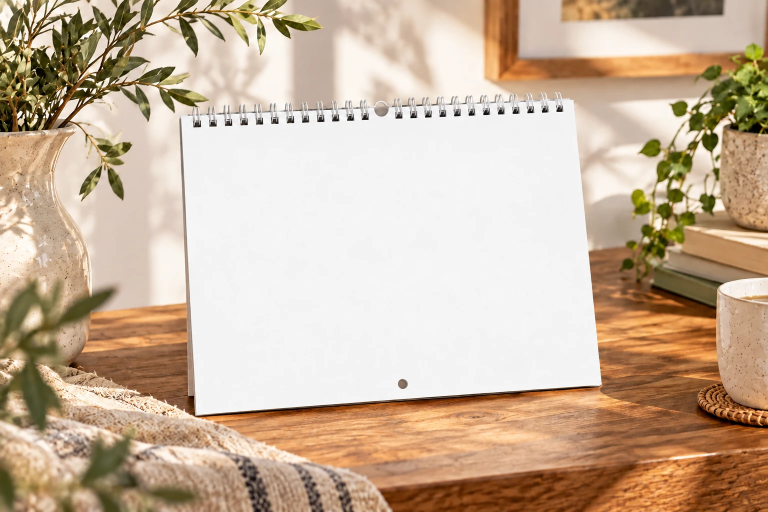
#> input picture data/mockups/desk_page.webp, 1536 x 1024 px (shown at 1/2 size)
$ python -i swatch.py   (imports and definitions only)
#> lines starting #> are read from the running program, lines starting #| are printed output that depends on the picture
"""Dải màu + texture rút từ ảnh neo, dùng làm ảnh tham chiếu cho cover và 12 tháng.

Đính nguyên ảnh neo thì model chép luôn bố cục của nó (cùng góc máy, cùng khung cảnh) dù prompt
có dặn đừng. Ảnh swatch chỉ giữ thứ cần đồng bộ giữa các tháng: màu theo đúng tỉ lệ (dải trên)
và chất liệu/nét vẽ (các mảnh cắt nhỏ ở dưới), không còn bố cục nào để bắt chước.
"""
from __future__ import annotations

from pathlib import Path

import numpy as np
from PIL import Image

SIZE = (1536, 1024)
BANDS_H = 620       # phần dải màu phía trên
PATCHES = 4         # số mảnh texture phía dưới


def make_swatch(anchor: Path, out: Path) -> Path:
#> called with anchor = '../../data/mockups/desk_page.webp', out = 'out.png'
    with Image.open(anchor) as im:
#> im is the input picture: PIL image 1536x1024 RGB; mean R, G, B 201.9, 179.8, 157.1
        src = im.convert("RGB")
    W, H = SIZE
    sheet = Image.new("RGB", SIZE, (255, 255, 255))
#> sheet: PIL image 1536x1024 RGB; every value is 255

    # 1) Dải màu: 8 màu chủ đạo, bề ngang mỗi dải tỉ lệ với diện tích màu đó trong ảnh neo.
    small = src.resize((160, 107))
    quant = small.quantize(colors=8, method=Image.Quantize.MEDIANCUT)
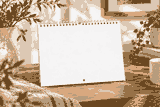
#> quant: PIL image 160x107 P; mean R, G, B 202.3, 181, 159.3
    pal = quant.getpalette()
#> pal = [246, 245, 245, 244, 243, 243, 239, 228, 215, 220, 200, 180, 216, 168, 127, 183, 156, 125, 151, 113, 71, 106, 71, 33]
    counts = sorted(quant.getcolors(), reverse=True)
#> counts = [(2841, 0), (2592, 1), (2364, 3), (2225, 6), (2011, 7), (1968, 5), (1875, 4), (1244, 2)]
    total = sum(c for c, _ in counts)
#> total = 17120
    x = 0
    for i, (count, idx) in enumerate(counts):
        w = W - x if i == len(counts) - 1 else round(W * count / total)
        sheet.paste(tuple(pal[idx * 3: idx * 3 + 3]), (x, 0, x + w, BANDS_H))
        x += w
#> this loop made 8 passes
#> (count, idx, w, x) on passes 1 to 8: (2841, 0, 255, 255), (2592, 1, 233, 488), (2364, 3, 212, 700), (2225, 6, 200, 900), (2011, 7, 180, 1080), (1968, 5, 177, 1257), (1875, 4, 168, 1425), (1244, 2, 111, 1536)
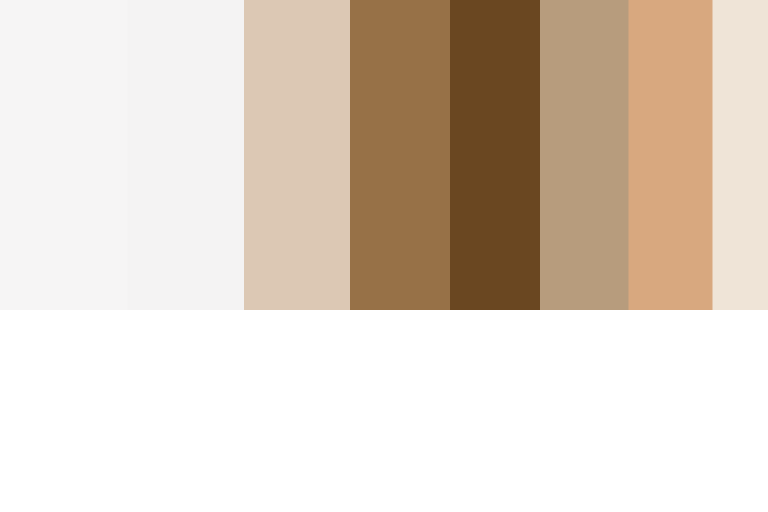
#> sheet: PIL image 1536x1024 RGB (shown at 1/2 size); mean R, G, B 223.1, 210.2, 197.1
#> after the loop, x = 1536

    # 2) Mảnh texture: cắt ô rất nhỏ (~4,5% bề ngang) rồi phóng lên, để thấy nét vẽ / hạt ảnh mà không
    #    nhận ra được vật hay cảnh nào. Chọn những ô NHIỀU CHI TIẾT nhất (vị trí cố định hay rơi vào
    #    vùng trời trơn, khi đó swatch không truyền được chất liệu - vd giấy cắt ra thành tranh phẳng).
    gap = 16
    pw = (W - gap * (PATCHES + 1)) // PATCHES
    ph = H - BANDS_H - 2 * gap
    side = max(24, int(src.width * .045))
#> side = 69
    side_h = max(24, side * ph // pw)
#> side_h = 70
    for i, (x0, y0) in enumerate(_detail_spots(src, side, side_h, PATCHES)):
#> in _detail_spots, `gray = np.asarray(src.convert("L"), dtype=np.float32)`:
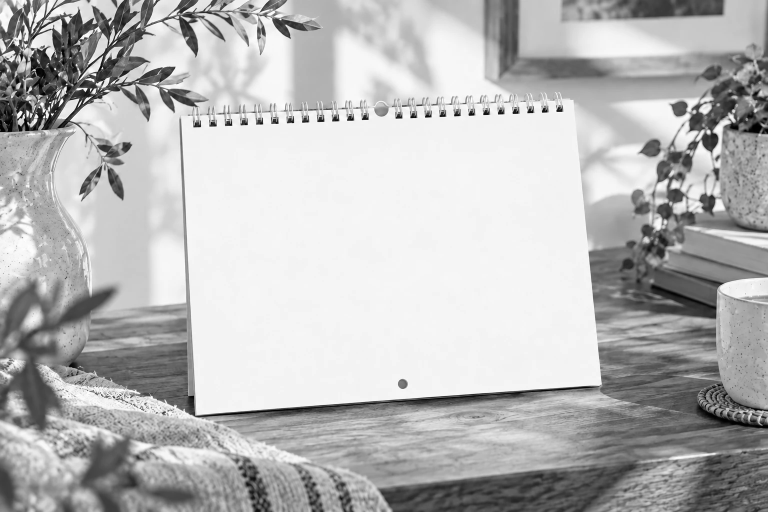
#> gray: shape (1024, 1536) float32 (shown at 1/2 size); min 0, max 255, mean 183.8
#> in _detail_spots, `edges = np.abs(np.diff(gray, axis=0))[:, :-1] + np.abs(np.diff(gray, a..`:
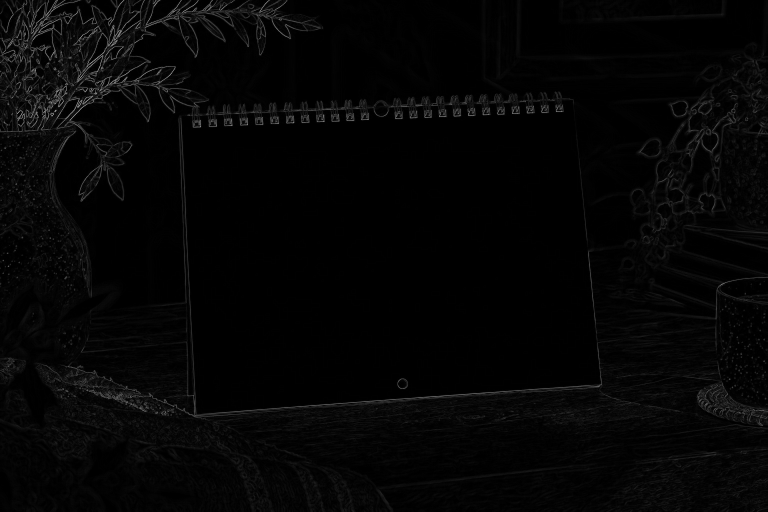
#> edges: shape (1023, 1535) float32 (shown at 1/2 size); min 0, max 352, mean 7.4; drawn with min black and max white
#> in _detail_spots, `H, W = edges.shape`: H = 1023; W = 1535
#> in _detail_spots, `step_x, step_y = max(1, w // 2), max(1, h // 2)`: step_x = 34; step_y = 35
        crop = src.crop((x0, y0, x0 + side, y0 + side_h))
        sheet.paste(crop.resize((pw, ph), Image.LANCZOS), (gap + i * (pw + gap), BANDS_H + gap))
#> this loop made 4 passes
#> pass 1, in make_swatch, `crop = src.crop((x0, y0, x0 + side, y0 + side_h))`:
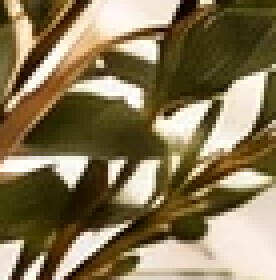
#> crop: PIL image 69x70 RGB (shown 4 times larger); mean R, G, B 134.3, 118.9, 86.2
#> after the loop:
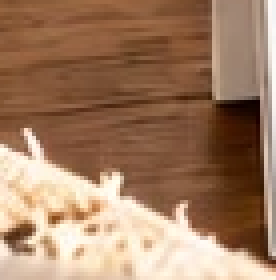
#> crop: PIL image 69x70 RGB (shown 4 times larger); mean R, G, B 160.8, 125, 98.3
#> after the loop:
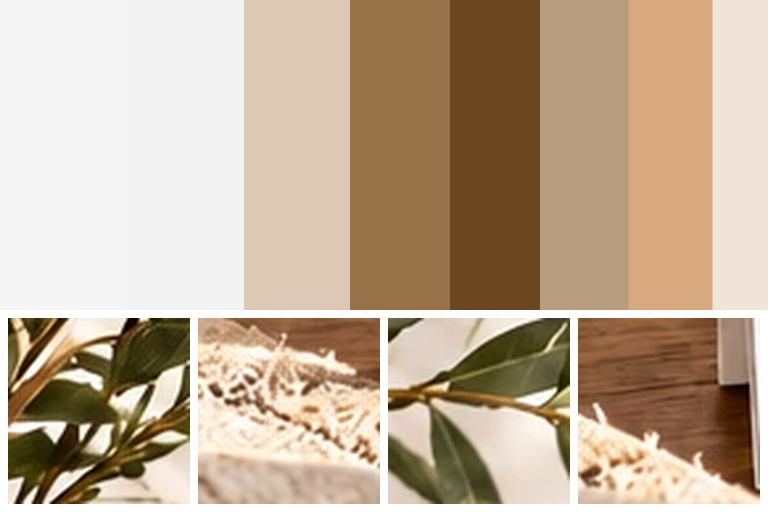
#> sheet: PIL image 1536x1024 RGB (shown at 1/2 size); mean R, G, B 192.6, 171.9, 149.1

#> (the run stopped early here; a loop or call above may not have finished)

$ run again, on data/mockups/hang_single.webp
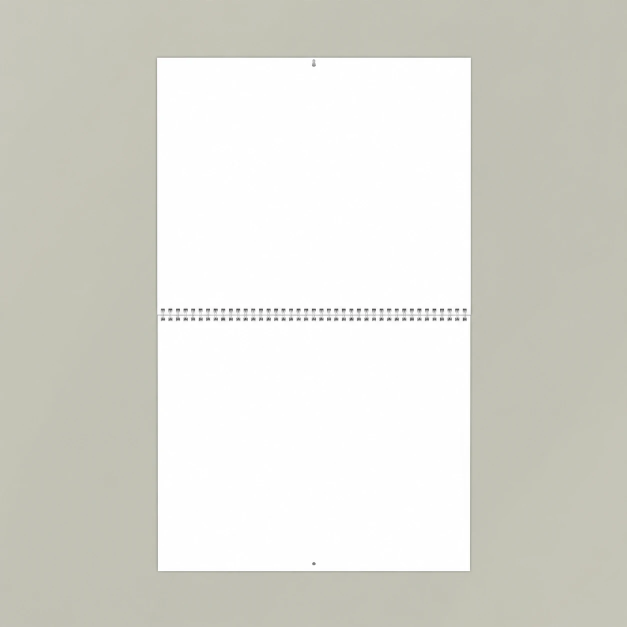
#> input picture data/mockups/hang_single.webp, 1254 x 1254 px (shown at 1/2 size)
#> in make_swatch, im is the input picture: PIL image 1254x1254 RGB; mean R, G, B 218.4, 218.1, 210.6
#> pal = [255, 255, 255, 255, 254, 255, 254, 254, 255, 254, 254, 254, 206, 206, 196, 196, 196, 182, 194, 194, 181, 193, 192, 180]
#> counts = [(6253, 3), (3976, 6), (3709, 5), (2382, 7), (485, 0), (262, 4), (51, 2), (2, 1)]
#> total = 17120
#> the loop in make_swatch, `for i, (count, idx) in enumerate(counts):` made 8 passes
#> (count, idx, w, x) on passes 1 to 8: (6253, 3, 561, 561), (3976, 6, 357, 918), (3709, 5, 333, 1251), (2382, 7, 214, 1465), (485, 0, 44, 1509), (262, 4, 24, 1533), (51, 2, 5, 1538), (2, 1, -2, 1536)
#> after the loop in make_swatch, `for i, (count, idx) in enumerate(counts):`: x = 1536
#> in _detail_spots, `edges = np.abs(np.diff(gray, axis=0))[:, :-1] + np.abs(np.diff(gray, a..`:
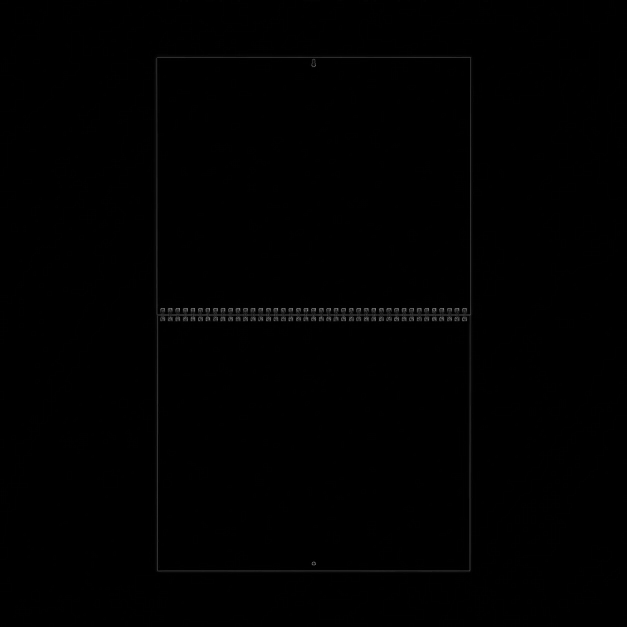
#> edges: shape (1253, 1253) float32 (shown at 1/2 size); min 0, max 188, mean 0.7
#> H = 1253
#> step_x = 28
#> the loop in make_swatch, `for i, (x0, y0) in enumerate(_detail_spots(src, side, side_h, PATCHES)):` made 4 passes
#> x0 on passes 1 to 4: 349, 517, 713, 881
#> after the loop in make_swatch, `for i, (x0, y0) in enumerate(_detail_spots(src, side, side_h, PATCHES)):`:
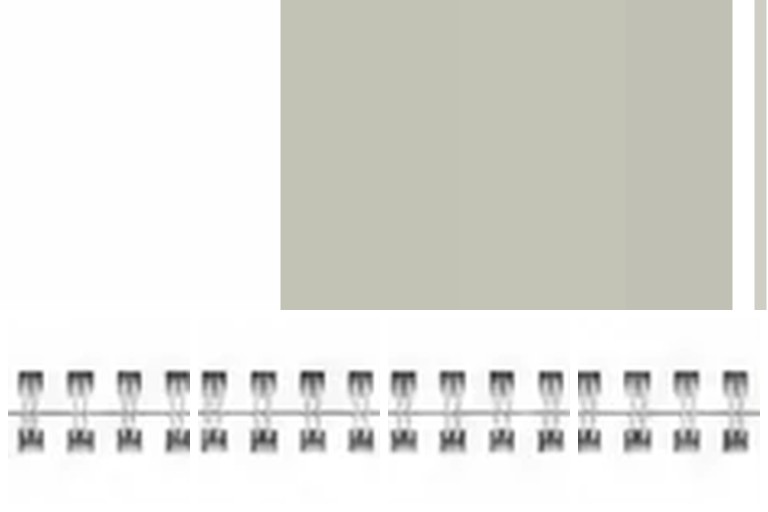
#> sheet: PIL image 1536x1024 RGB (shown at 1/2 size); mean R, G, B 225.1, 225, 220.2

$ run again, on data/mockups/premade_three_spreads.webp
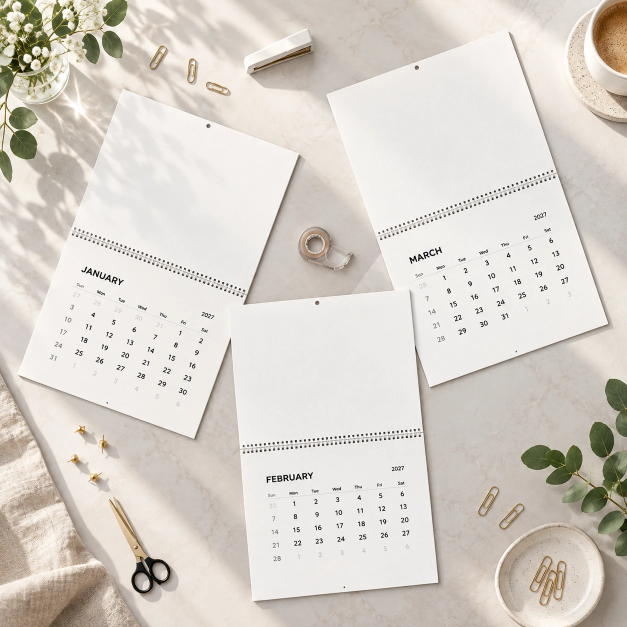
#> input picture data/mockups/premade_three_spreads.webp, 1254 x 1254 px (shown at 1/2 size)
#> in make_swatch, im is the input picture: PIL image 1254x1254 RGB; mean R, G, B 216.3, 210.1, 202.4
#> pal = [244, 240, 236, 239, 236, 232, 236, 233, 230, 234, 228, 222, 220, 212, 204, 204, 197, 190, 196, 187, 178, 149, 139, 117]
#> counts = [(2791, 5), (2510, 2), (2402, 1), (2281, 6), (2217, 0), (1865, 3), (1604, 4), (1450, 7)]
#> total = 17120
#> the loop in make_swatch, `for i, (count, idx) in enumerate(counts):` made 8 passes
#> (count, idx, w, x) on passes 1 to 8: (2791, 5, 250, 250), (2510, 2, 225, 475), (2402, 1, 216, 691), (2281, 6, 205, 896), (2217, 0, 199, 1095), (1865, 3, 167, 1262), (1604, 4, 144, 1406), (1450, 7, 130, 1536)
#> after the loop in make_swatch, `for i, (count, idx) in enumerate(counts):`: x = 1536
#> in _detail_spots, `edges = np.abs(np.diff(gray, axis=0))[:, :-1] + np.abs(np.diff(gray, a..`:
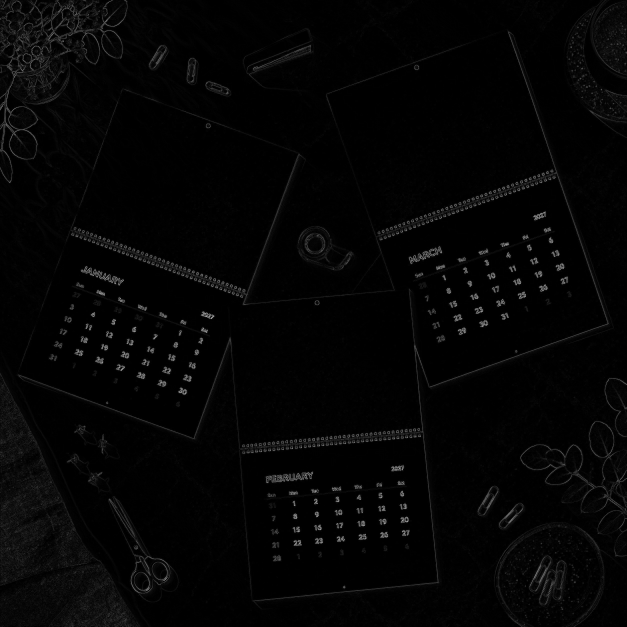
#> edges: shape (1253, 1253) float32 (shown at 1/2 size); min 0, max 420, mean 7.8; drawn with min black and max white
#> H = 1253
#> step_x = 28
#> the loop in make_swatch, `for i, (x0, y0) in enumerate(_detail_spots(src, side, side_h, PATCHES)):` made 4 passes
#> (x0, y0) on passes 1 to 4: (545, 937), (825, 489), (181, 545), (601, 461)
#> after the loop in make_swatch, `for i, (x0, y0) in enumerate(_detail_spots(src, side, side_h, PATCHES)):`:
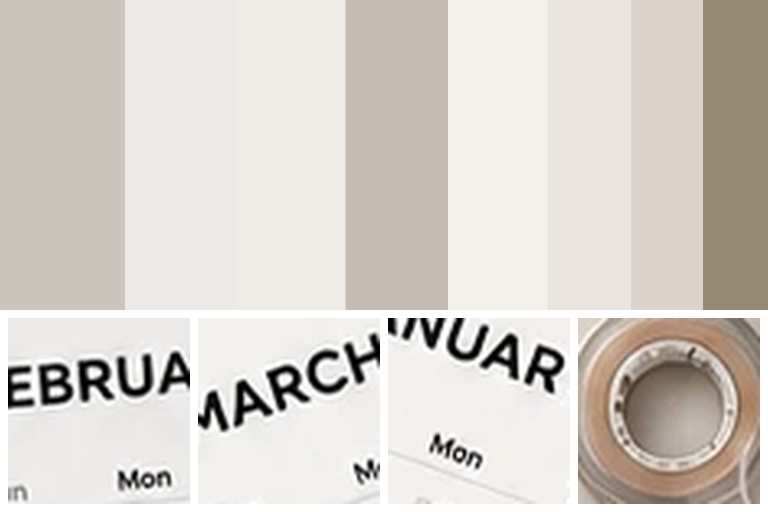
#> sheet: PIL image 1536x1024 RGB (shown at 1/2 size); mean R, G, B 214.6, 208.8, 202.5
